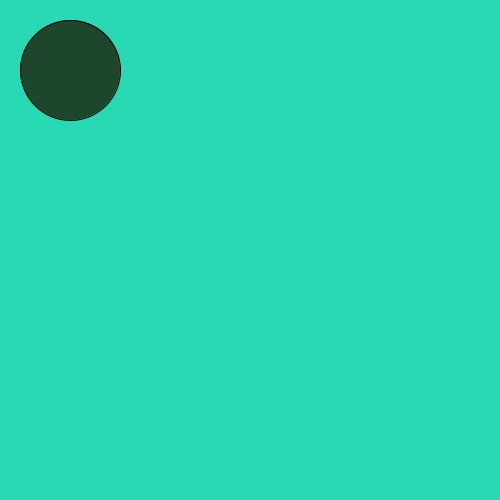
Frame 1 (no input)
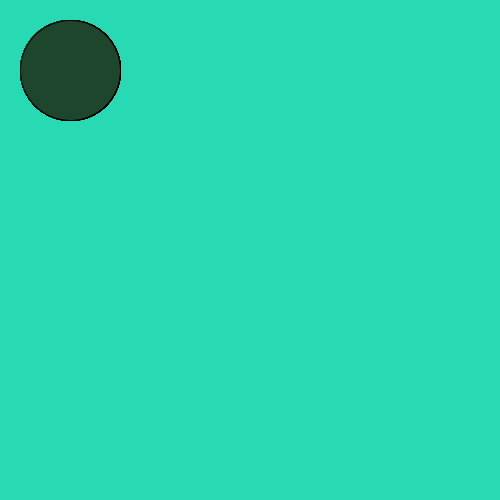
Frame 60 (the mouse pressed at the canvas centre just before this capture)
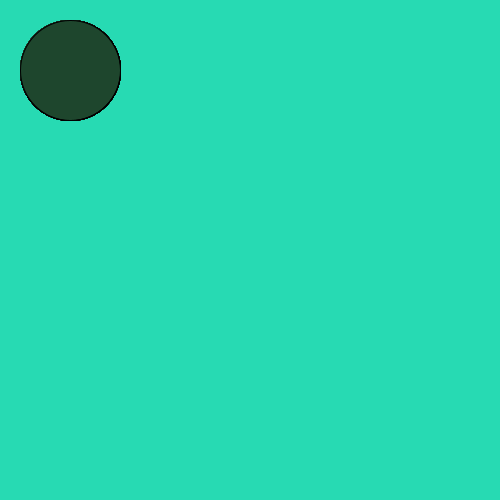
Frame 120 (the mouse held since frame 60 and released just before this capture)

The Processing sketch that drew these frames (run headless with seeded random() and noise(); from frame 60 on, the mouse is pressed at the canvas centre):

// Processing sketch: sketch_150915a
// ── sketch_150915a.pde
void setup(){
  
 size (500,500);
background (39,218,179);
  
  
}
void draw(){
 fill (30,70,45);
ellipse (70,70,100,100); 
 if (mousePressed)
{
 fill (10,10,10); 
}
}
